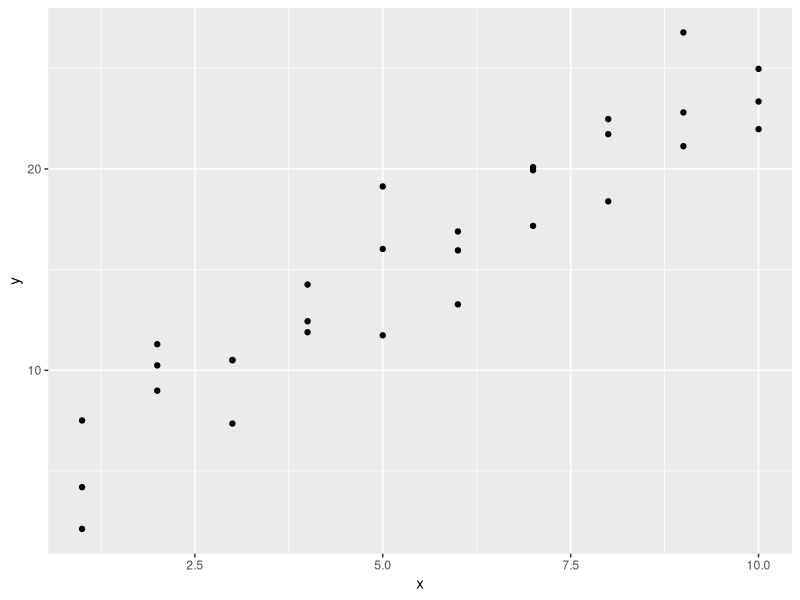
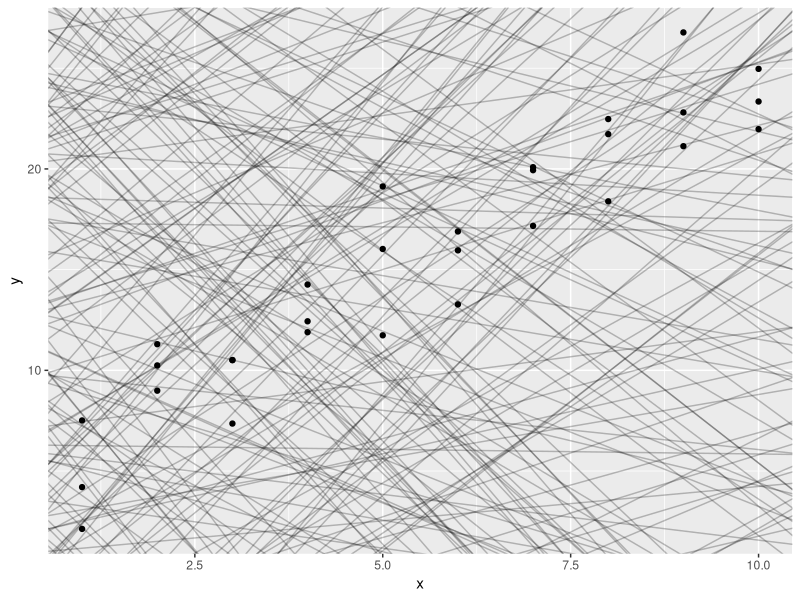

The R script that drew these images, in order:
## from Chapter 22 of R for Data Science
## Model Basics

library(modelr)   ## includes sim1 data set
options(na.action = na.warn)

# EDA tools
library(tidyverse)


## another way to generate a sim data set, linear with wiggles...
## simple, used to help understand basics of modeling...

true_model <- function(x) {
  1 + 2*x + rnorm(length(x), sd=2.5)
}

sim <- data_frame(x = seq(0,10,length = 20),
                 y = true_model(x)
)

##########################################

## how are x and y related?
ggplot(sim1, aes(x, y)) + geom_point()

## using a linear model, generate a bunch (250) of models 
## and overlay them on the data.
## y = a_1 * x + a_2 

models <- tibble(
  a1 = runif(250, -20, 40),   ## y-intercept
  a2 = runif(250, -5, 5)      ## slope
)

ggplot(sim1, aes(x, y)) + 
  geom_abline(aes(intercept = a1, slope = a2), data = models, alpha = 1/4) +
  geom_point() 

## how do we find the "good" models?
## minimize the distance from the data to the line...

